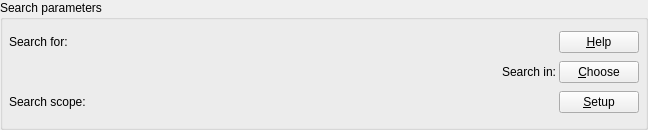
<ui version="4.0" >
 <class>SearchOptionsForm</class>
 <widget class="QWidget" name="SearchOptionsForm" >
  <property name="geometry" >
   <rect>
    <x>0</x>
    <y>0</y>
    <width>648</width>
    <height>130</height>
   </rect>
  </property>
  <property name="sizePolicy" >
   <sizepolicy vsizetype="Fixed" hsizetype="Preferred" >
    <horstretch>0</horstretch>
    <verstretch>0</verstretch>
   </sizepolicy>
  </property>
  <property name="minimumSize" >
   <size>
    <width>260</width>
    <height>130</height>
   </size>
  </property>
  <property name="baseSize" >
   <size>
    <width>420</width>
    <height>150</height>
   </size>
  </property>
  <property name="windowTitle" >
   <string>Search Options</string>
  </property>
  <layout class="QHBoxLayout" >
   <item>
    <widget class="QGroupBox" name="searchGroupBox" >
     <property name="title" >
      <string>Search parameters</string>
     </property>
     <layout class="QGridLayout" >
      <property name="leftMargin" >
       <number>6</number>
      </property>
      <property name="topMargin" >
       <number>6</number>
      </property>
      <property name="rightMargin" >
       <number>6</number>
      </property>
      <property name="bottomMargin" >
       <number>6</number>
      </property>
      <property name="horizontalSpacing" >
       <number>3</number>
      </property>
      <property name="verticalSpacing" >
       <number>3</number>
      </property>
      <item row="0" column="0" >
       <widget class="QLabel" name="m_searchTextLabel" >
        <property name="sizePolicy" >
         <sizepolicy vsizetype="Minimum" hsizetype="Minimum" >
          <horstretch>0</horstretch>
          <verstretch>0</verstretch>
         </sizepolicy>
        </property>
        <property name="text" >
         <string>Search for:</string>
        </property>
        <property name="wordWrap" >
         <bool>false</bool>
        </property>
       </widget>
      </item>
      <item row="0" column="2" >
       <widget class="QPushButton" name="m_syntaxButton" >
        <property name="text" >
         <string>&amp;Help</string>
        </property>
        <property name="shortcut" >
         <string>Alt+H</string>
        </property>
       </widget>
      </item>
      <item row="1" column="2" >
       <widget class="QPushButton" name="m_chooseModulesButton" >
        <property name="text" >
         <string>&amp;Choose</string>
        </property>
        <property name="shortcut" >
         <string>Alt+C</string>
        </property>
       </widget>
      </item>
      <item row="2" column="2" >
       <widget class="QPushButton" name="m_chooseRangeButton" >
        <property name="text" >
         <string>&amp;Setup</string>
        </property>
        <property name="shortcut" >
         <string>Alt+S</string>
        </property>
       </widget>
      </item>
      <item row="2" column="0" >
       <widget class="QLabel" name="m_searchScopeLabel" >
        <property name="sizePolicy" >
         <sizepolicy vsizetype="Minimum" hsizetype="Minimum" >
          <horstretch>0</horstretch>
          <verstretch>0</verstretch>
         </sizepolicy>
        </property>
        <property name="text" >
         <string>Search scope:</string>
        </property>
        <property name="wordWrap" >
         <bool>false</bool>
        </property>
       </widget>
      </item>
      <item row="2" column="1" >
       <widget class="KComboBox" name="m_rangeChooserCombo" >
        <property name="sizePolicy" >
         <sizepolicy vsizetype="Fixed" hsizetype="Expanding" >
          <horstretch>0</horstretch>
          <verstretch>0</verstretch>
         </sizepolicy>
        </property>
       </widget>
      </item>
      <item row="0" column="1" >
       <widget class="KHistoryComboBox" native="1" name="m_searchTextCombo" >
        <property name="sizePolicy" >
         <sizepolicy vsizetype="Fixed" hsizetype="Expanding" >
          <horstretch>0</horstretch>
          <verstretch>0</verstretch>
         </sizepolicy>
        </property>
        <property name="focusPolicy" >
         <enum>Qt::WheelFocus</enum>
        </property>
        <property name="sizeLimit" stdset="0" >
         <number>25</number>
        </property>
        <property name="duplicatesEnabled" stdset="0" >
         <bool>false</bool>
        </property>
       </widget>
      </item>
      <item row="1" column="0" colspan="2" >
       <widget class="QLabel" name="m_modulesLabel" >
        <property name="sizePolicy" >
         <sizepolicy vsizetype="Minimum" hsizetype="Minimum" >
          <horstretch>0</horstretch>
          <verstretch>0</verstretch>
         </sizepolicy>
        </property>
        <property name="text" >
         <string>Search in:</string>
        </property>
        <property name="textFormat" >
         <enum>Qt::RichText</enum>
        </property>
        <property name="alignment" >
         <set>Qt::AlignCenter|Qt::AlignHorizontal_Mask|Qt::AlignLeading|Qt::AlignLeft|Qt::AlignVCenter|Qt::AlignVertical_Mask</set>
        </property>
        <property name="wordWrap" >
         <bool>true</bool>
        </property>
       </widget>
      </item>
     </layout>
    </widget>
   </item>
  </layout>
 </widget>
 <layoutdefault spacing="3" margin="0" />
 <pixmapfunction>qPixmapFromMimeSource</pixmapfunction>
 <customwidgets>
  <customwidget>
   <class>Q3GroupBox</class>
   <extends>QGroupBox</extends>
   <header>Qt3Support/Q3GroupBox</header>
   <container>1</container>
  </customwidget>
  <customwidget>
   <class>KComboBox</class>
  </customwidget>
  <customwidget>
   <class>KHistoryComboBox</class>
   <extends>QWidget</extends>
   <header>khistorycombobox.h</header>
  </customwidget>
 </customwidgets>
 <includes/>
 <resources/>
 <connections/>
</ui>
